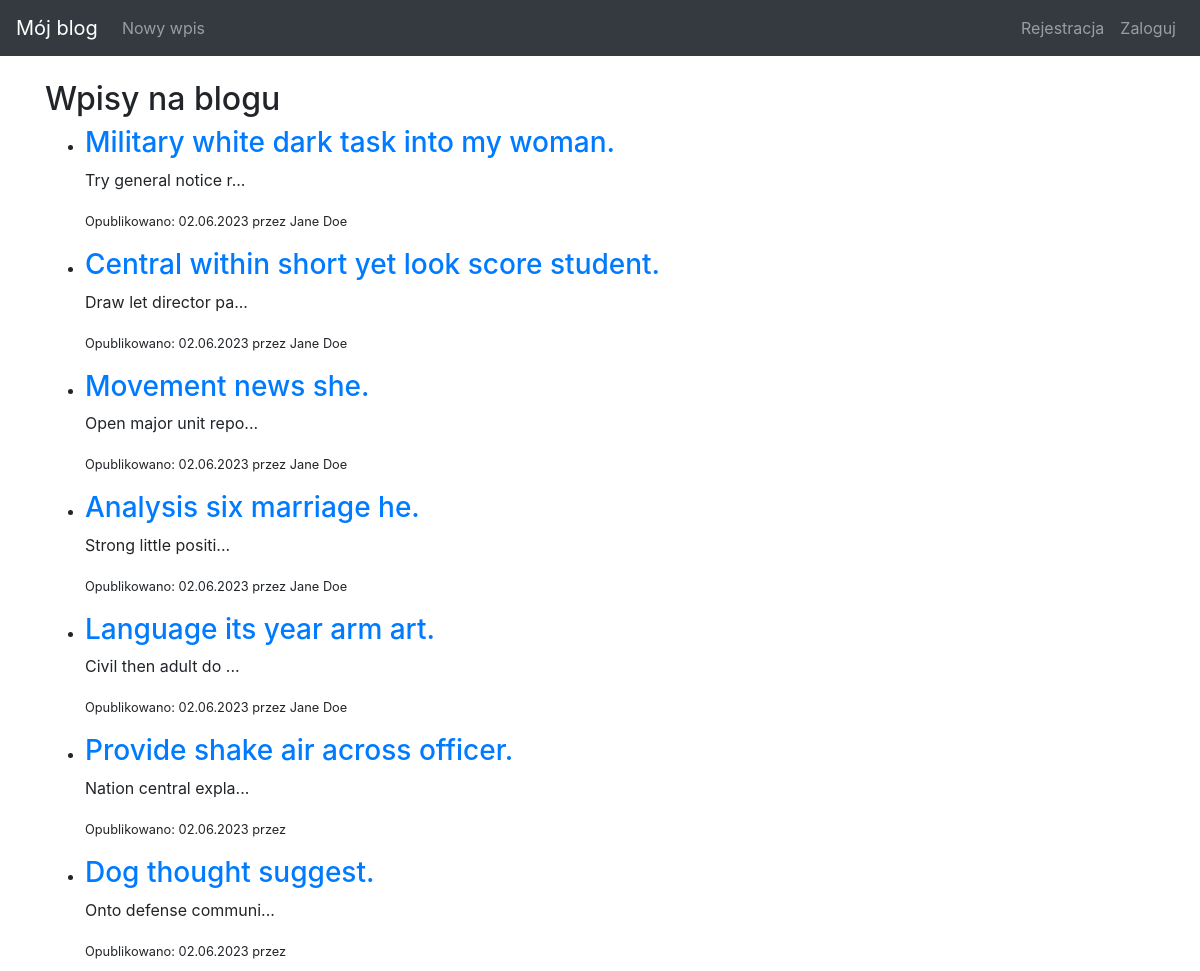
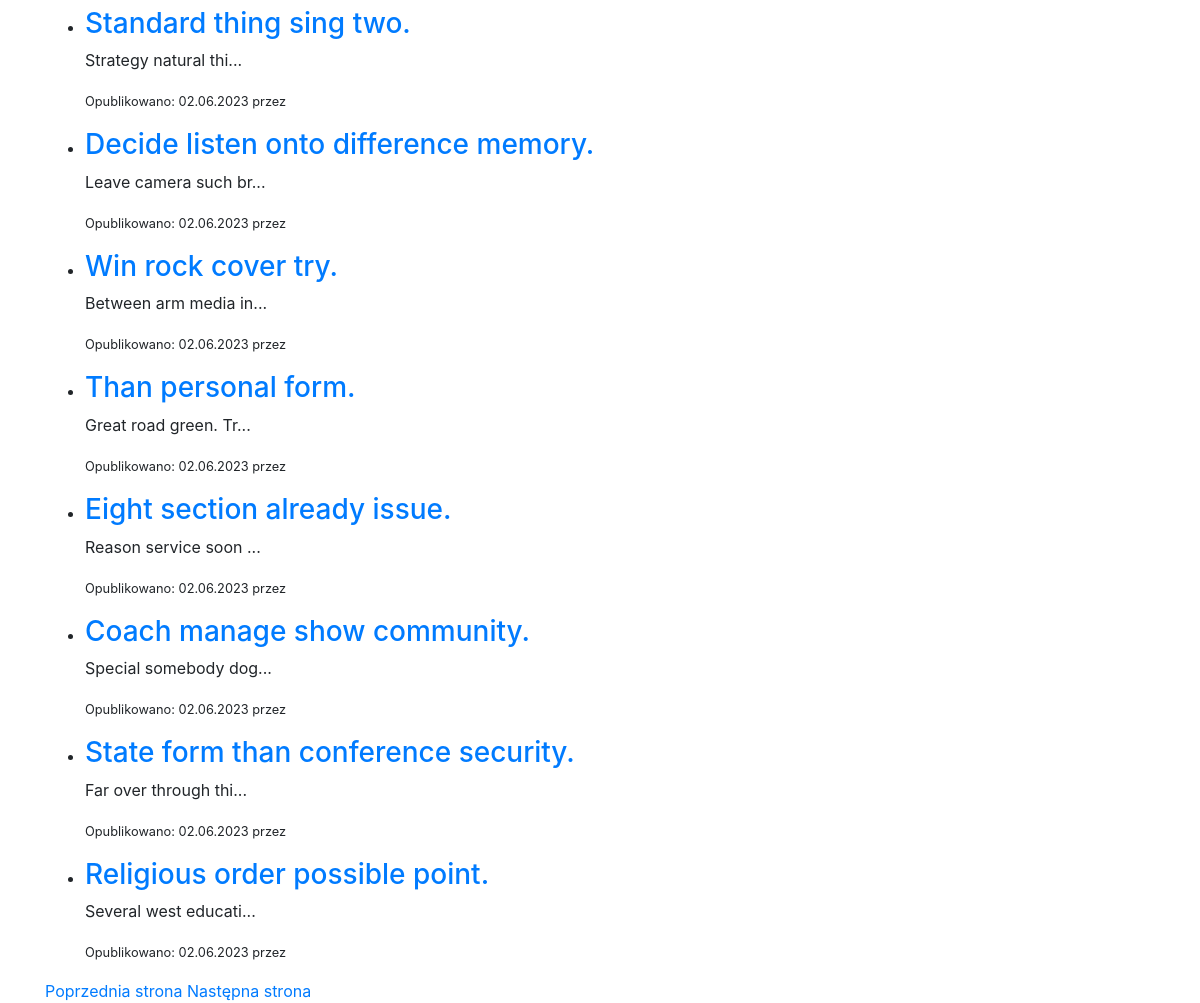
Screenshot of /page/5 with the database file from the repository (2 pictures, top to bottom).
### blog/models.py (models this page shows, shortened)
class Entry(db.Model):
    id = db.Column(db.Integer, primary_key=True)
    title = db.Column(db.String(80), nullable=False)
    body = db.Column(db.Text, nullable=False)
    pub_date = db.Column(db.DateTime, nullable=False, default=datetime.datetime.utcnow)
    is_published = db.Column(db.Boolean, default=False)
    user_id = db.Column(db.Integer, db.ForeignKey('user.id'))
    author = db.relationship('User', backref='posts')
    def get_absolute_url(self):
        return url_for('entry_detail', entry_id=self.id)

class User(UserMixin, db.Model):
    id = db.Column(db.Integer, primary_key=True)
    name = db.Column(db.String(50), nullable=False)
    email = db.Column(db.String(120), unique=True, nullable=False)
    password_hash = db.Column(db.String(128))
    reset_password_token = db.Column(db.String(128))

### blog/routes.py (the view)
@app.route('/', defaults={'page': 1})
@app.route('/page/<int:page>')
def index(page):
    PER_PAGE = 15
    entries = Entry.query.order_by(Entry.pub_date.desc()).paginate(page=page, per_page=PER_PAGE, error_out=False)
    return render_template('entries.html', entries=entries)

### blog/templates/entries.html
{% extends "base.html" %}
{% block content %}
<h2>Wpisy na blogu</h2>
<ul>
{% for entry in entries.items %}
    <li>
        {% if entry.is_published %}
            <h3><a href="{{ entry.get_absolute_url() }}">{{ entry.title }}</a></h3>
            <p>{{ entry.body[:20] }}{% if entry.body|length > 20 %}...{% endif %}</p>
            <p><small>Opublikowano: {{ entry.pub_date.strftime('%d.%m.%Y') }} przez {{ entry.author.name }}</small></p>
            {% else %}
            <h3><a href="{{ entry.get_absolute_url() }}">{{ entry.title }}</a></h3>
            <p><small>Wpis czeka na publikację</small></p>
            {% endif %}
    </li>
{% endfor %}
</ul>
<div>
{% if entries.has_prev %}
    <a href="{{ url_for('index', page=entries.prev_num) }}">Poprzednia strona</a>
{% endif %}
{% if entries.has_next %}
    <a href="{{ url_for('index', page=entries.next_num) }}">Następna strona</a>
{% endif %}
</div>
{% endblock %}

### blog/templates/base.html (style rules this page uses)
body { padding-top: 5rem; }

### rows the page displays
Entry: title "Military white dark task into my woman.", body "Try general notice r", pub_date "02.06.2023", author.name "Jane Doe"
Entry: title "Central within short yet look score student.", body "Draw let director pa", pub_date "02.06.2023", author.name "Jane Doe"
Entry: title "Movement news she.", body "Open major unit repo", pub_date "02.06.2023", author.name "Jane Doe"
Entry: title "Analysis six marriage he.", body "Strong little positi", pub_date "02.06.2023", author.name "Jane Doe"
Entry: title "Language its year arm art.", body "Civil then adult do", pub_date "02.06.2023", author.name "Jane Doe"
Entry: title "Provide shake air across officer.", body "Nation central expla", pub_date "02.06.2023"
Entry: title "Dog thought suggest.", body "Onto defense communi", pub_date "02.06.2023"
Entry: title "Standard thing sing two.", body "Strategy natural thi", pub_date "02.06.2023"
Entry: title "Decide listen onto difference memory.", body "Leave camera such br", pub_date "02.06.2023"
Entry: title "Win rock cover try.", body "Between arm media in", pub_date "02.06.2023"
Entry: title "Than personal form.", body "Great road green. Tr", pub_date "02.06.2023"
Entry: title "Eight section already issue.", body "Reason service soon", pub_date "02.06.2023"
Entry: title "Coach manage show community.", body "Special somebody dog", pub_date "02.06.2023"
Entry: title "State form than conference security.", body "Far over through thi", pub_date "02.06.2023"
Entry: title "Religious order possible point.", body "Several west educati", pub_date "02.06.2023"
